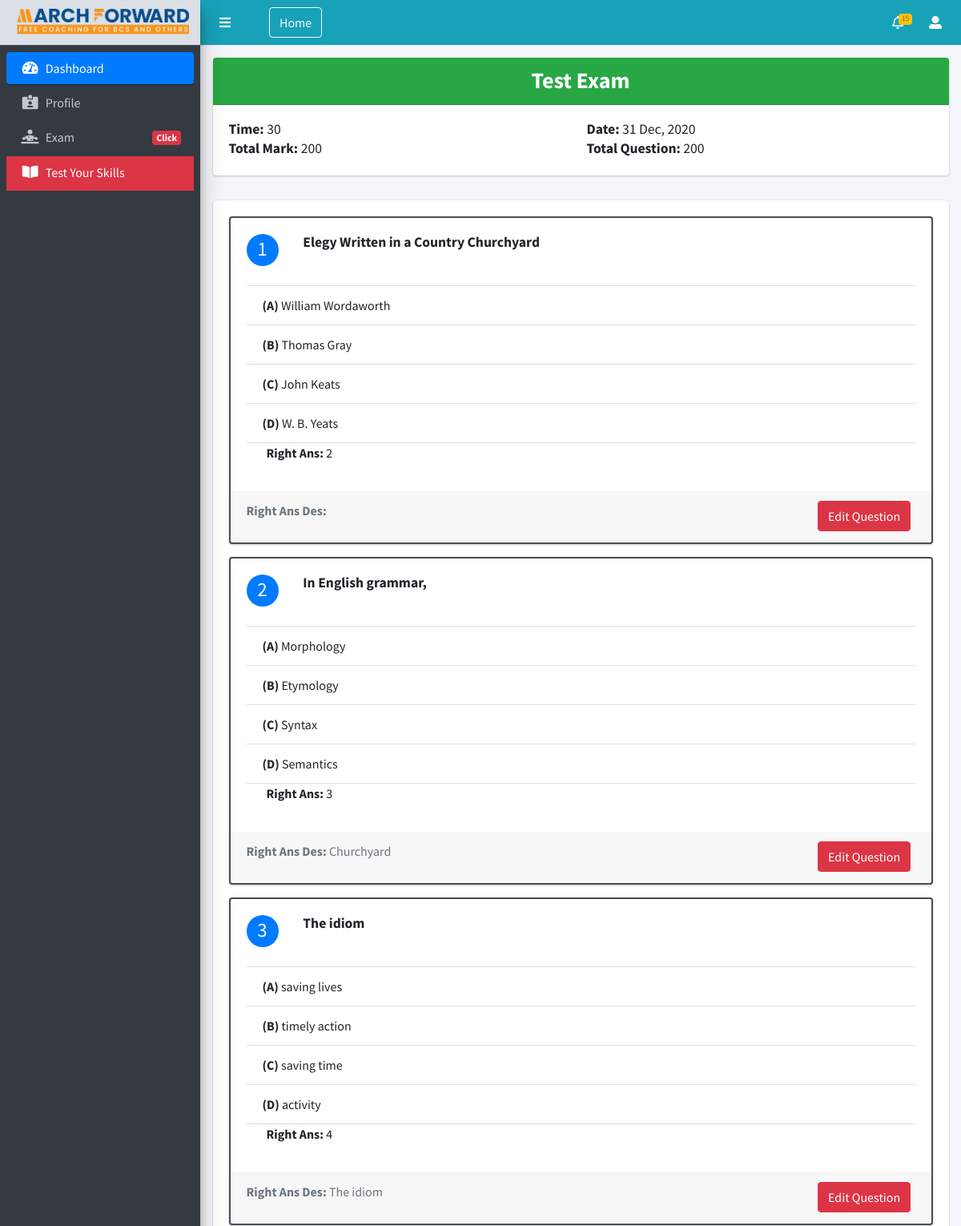
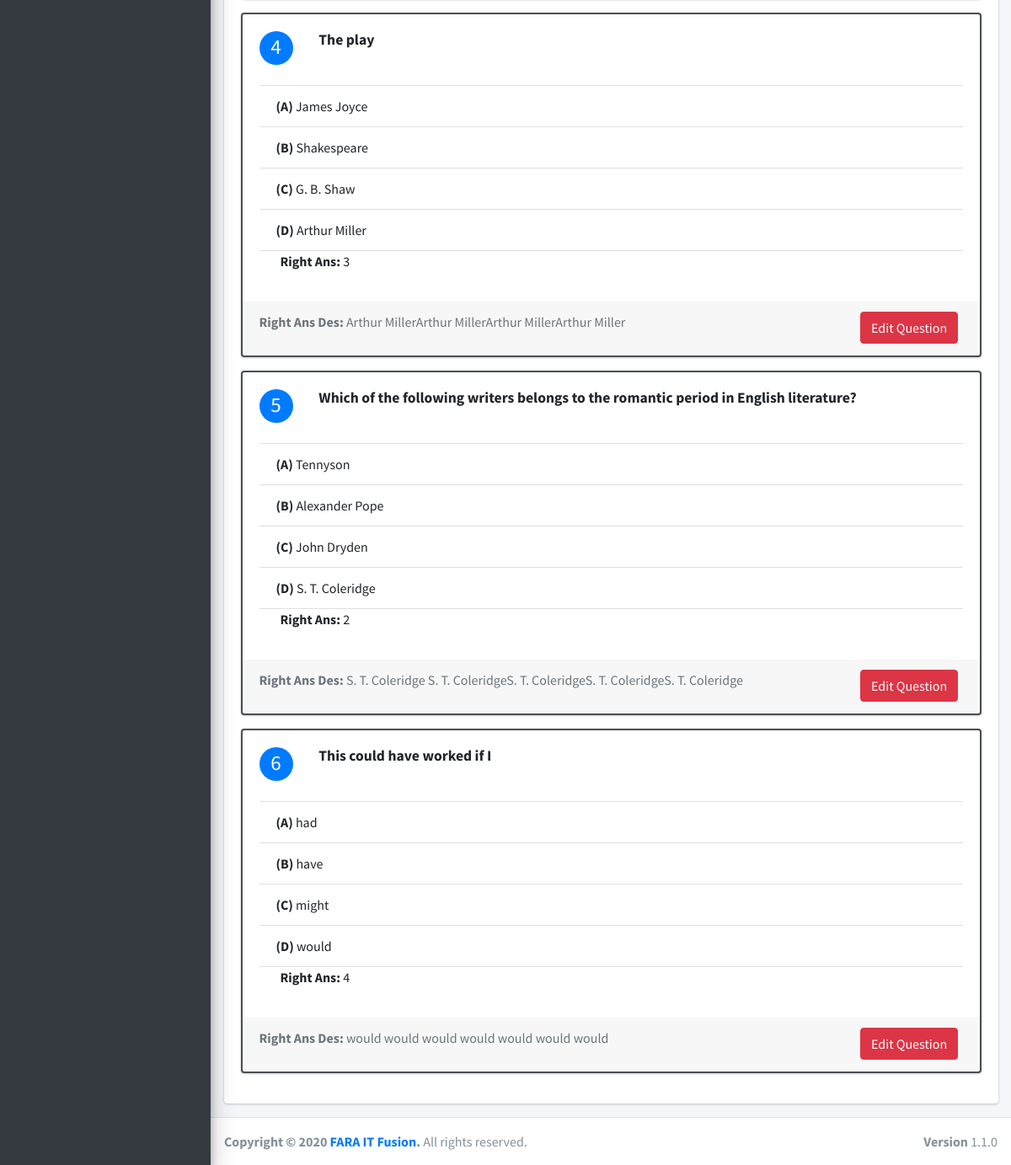
Page /see-exam-question-admin.php?examID=9 (signed in) on the committed database (2 pictures, top to bottom).
### tables this page shows
CREATE TABLE `exam` (
  `id` int(100) NOT NULL,
  `courseID` int(100) NOT NULL,
  `name` varchar(1000) NOT NULL,
  `examTime` int(10) NOT NULL,
  `examStatus` varchar(100) NOT NULL,
  `scheduleDate` varchar(255) NOT NULL,
  `scheduleTime` varchar(100) NOT NULL,
  `examEndTime` varchar(100) NOT NULL,
  `total_mark` varchar(255) NOT NULL,
  `passed_mark` varchar(255) NOT NULL,
  `minQuestionNum` int(100) NOT NULL,
  `maxQuestionNum` int(100) NOT NULL,
  `StartingAction` int(10) NOT NULL,
  `action` varchar(255) NOT NULL,
  `date` timestamp NOT NULL DEFAULT CURRENT_TIMESTAMP ON UPDATE CURRENT_TIMESTAMP
);

CREATE TABLE `questions` (
  `id` int(100) NOT NULL,
  `examID` int(100) NOT NULL,
  `questionName` varchar(5000) NOT NULL,
  `question_number` int(11) NOT NULL,
  `firstOptn` varchar(2000) NOT NULL,
  `secondOptn` varchar(2000) NOT NULL,
  `thirdOptn` varchar(2000) NOT NULL,
  `fourthOptn` varchar(2000) NOT NULL,
  `rightAns` int(5) NOT NULL,
  `mark` varchar(10) NOT NULL,
  `negativeMark` varchar(10) NOT NULL,
  `rightAnsDes` text NOT NULL,
  `date` timestamp NOT NULL DEFAULT CURRENT_TIMESTAMP ON UPDATE CURRENT_TIMESTAMP
);

### backend/functions.php (called while the page is built, shortened)
<?php
include("config.php");
function query($sql){
	global $connection;
	return mysqli_query($connection, $sql);
}
function fetch_array($array){
    return mysqli_fetch_array($array);
}
 ?>

### see-exam-question-admin.php (the view, shortened to what this page needs)
<?php include("header.php"); ?>
<?php include ("left-sidebar.php");?>
     <div class="content-wrapper">
            <section class="content-header">
              <div class="container-fluid">
                <div class="row">
                    <?php
                        $examID = $_GET['examID'];
                        $query = query("SELECT * FROM `exam` WHERE action='SHOW' AND id='$examID'");
                        $rowOfExam = fetch_array($query);
                        $exName = $rowOfExam['name'];
                        $examTime = $rowOfExam['examTime'];
                        $scheduleDate = $rowOfExam['scheduleDate'];
                        $total_mark = $rowOfExam['total_mark'];
                        $maxQuestionNum = $rowOfExam['maxQuestionNum'];
              ?>
                    <div class="col-md-12">
                        <div class="card">
                          <h3 class="card-header text-center text-bold bg-success"><?php echo $exName; ?></h3>
                          <div class="card-body">
                              <div class="row">
                                <div class="col-md-6">
                                    <h5 class="card-title"><b>Time:</b> <?php echo $examTime; ?></h5><br>
                                </div>
                                <div class="col-md-6">
                                    <h5 class="card-title"><b>Date:</b> <?php echo date('j M, Y', strtotime($scheduleDate)); ?></h5><br>
                                </div>
                            </div>
                            <div class="row">
                                <div class="col-md-6">
                                    <h5 class="card-title"><b>Total Mark:</b> <?php echo $total_mark; ?></h5><br>
                                </div>
                                <div class="col-md-6">
                                    <h5 class="card-title"><b>Total Question:</b> <?php echo $maxQuestionNum; ?></h5><br>
                                </div>
                            </div>
                          </div>
                        </div>
                    </div>
                </div>
              </div>
            </section>
            <section class="content">
              <div class="container-fluid">
                <div class="row">
                  <div class="col-12">
                    <div class="card">
                      <div class="card-body">
                          <div class="row">
                              <?php
                                $query = query("SELECT * FROM `questions` WHERE examID='$examID'");
                                $rows = mysqli_num_rows($query);
                                if($rows > 0)
                                {
                                    while($row = fetch_array($query))
                                    {
                                       ?>
                                       <div class="col-md-12">
                                            <div class="card" style="border: 2px solid #494E53;">
                                              <div class="card-body">
                                                  <div class="row">
                                                        <div class="col-md-1">
                                                            <div style="height: 40px; width: 40px; background-color: #007BFF; border-radius: 30px; text-align:center;"><p style="font-size: 25px; color: white;"><?php echo $row['question_number']?></p></div>
                                                        </div>
                                                        <div class="col-md-11">
                                                            <h5 class="card-title text-bold"><?php echo $row['questionName']?></h5>
                                                        </div>
                                                    </div>
                                                            <ul class="list-group list-group-flush">
                                                                <li class="list-group-item"></li>
                                                                <li class="list-group-item"><b>(A)</b> <?php echo $row['firstOptn']?></li>
                                                                <li class="list-group-item"><b>(B)</b> <?php echo $row['secondOptn']?></li>
                                                                <li class="list-group-item"><b>(C)</b> <?php echo $row['thirdOptn']?></li>
                                                                <li class="list-group-item"><b>(D)</b> <?php echo $row['fourthOptn']?></li>
                                                              </ul>
                                                              <p style="margin-left: 25px;"><b>Right Ans: </b><?php echo $row['rightAns']?></p>
                                              </div>
                                              <div class="card-footer text-muted">
                                                  <div class="row">
                                                    <div class="col-md-10">
                                                        <p><b>Right Ans Des: </b><?php echo $row['rightAnsDes']?></p>
                                                    </div>
                                                    <div class="col-md-2 text-center">
                                                        <a href="edit-question.php?quesID=<?php echo $row['id'];?>" type="button" class="btn btn-danger">Edit Question</a>
                                                    </div>
                                                </div>
                                              </div>
                                            </div>
                                        </div>
                                       <?php
                                    }
                                }
                              ?>
                          </div>
                      </div>
                    </div>
                  </div>
                </div>
              </div>
            </section>
          </div>
    <footer class="main-footer">
        <strong>Copyright &copy; 2020 <a href="http://faraitfusion.com">FARA IT Fusion</a>.</strong>
        All rights reserved.
        <div class="float-right d-none d-sm-inline-block">
            <b>Version</b> 1.1.0
        </div>
    </footer>
</div>
</body>
</html>

### rows in the picture
exam: name "Test Exam", examTime "30", scheduleDate "31 Dec, 2020", total_mark "200", maxQuestionNum "200"
questions: question_number "1", questionName "Elegy Written in a Country Churchyard", firstOptn "William Wordaworth", secondOptn "Thomas Gray", thirdOptn "John Keats", fourthOptn "W. B. Yeats", rightAns "2"
questions: question_number "2", questionName "In English grammar,", firstOptn "Morphology", secondOptn "Etymology", thirdOptn "Syntax", fourthOptn "Semantics", rightAns "3", rightAnsDes "Churchyard"
questions: question_number "3", questionName "The idiom", firstOptn "saving lives", secondOptn "timely action", thirdOptn "saving time", fourthOptn "activity", rightAns "4", rightAnsDes "The idiom"
questions: question_number "4", questionName "The play", firstOptn "James Joyce", secondOptn "Shakespeare", thirdOptn "G. B. Shaw", fourthOptn "Arthur Miller", rightAns "3", rightAnsDes "Arthur MillerArthur MillerArthur MillerArthur Miller"
questions: question_number "5", questionName "Which of the following writers belongs to the romantic period in English literature?", firstOptn "Tennyson", secondOptn "Alexander Pope", thirdOptn "John Dryden", fourthOptn "S. T. Coleridge", rightAns "2", rightAnsDes "S. T. Coleridge S. T. ColeridgeS. T. ColeridgeS. T. ColeridgeS. T. Coleridge"
questions: question_number "6", questionName "This could have worked if I", firstOptn "had", secondOptn "have", thirdOptn "might", fourthOptn "would", rightAns "4", rightAnsDes "would would would would would would would"
